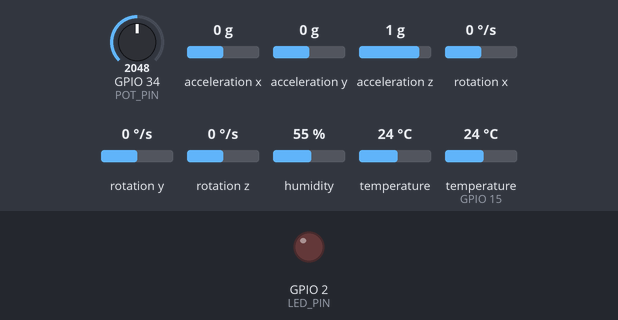
This sketch was run on a simulated ESP32. Shown: output pins drawn as LEDs (lit = HIGH). Dashed ring = blinking. The inputs (shaded band) are chosen by the test bench; at power-on: temperature (sensor on GPIO 15) 24 °C, GPIO 34 (POT_PIN) = 2048, acceleration x 0 g, acceleration y 0 g, acceleration z 1 g, rotation x 0 °/s, rotation y 0 °/s, rotation z 0 °/s, humidity 55 %, temperature 24 °C. WiFi joins after 1.5 s; servers stay silent unless stated; random numbers use the default seed unless the sketch sets one; no MQTT or app messages arrive unless stated; what the sketch prints to the serial monitor is not drawn.

Above: at 2.7 s.
2.8 s: temperature (sensor on GPIO 15) set to 29.3 °C
7.2 s: temperature (sensor on GPIO 15) set to 30.5 °C
At 10.4 s:
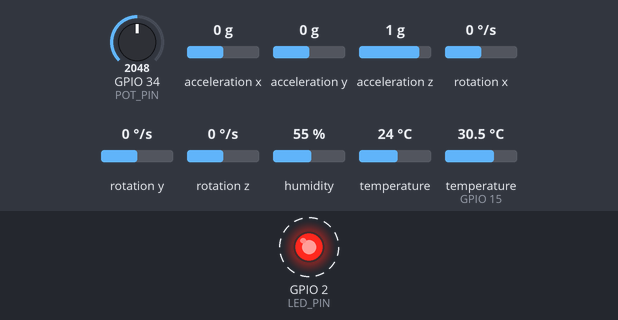
Timing chart, 0 to 21.1 s (numbered marks = the images above; inputs shaded):
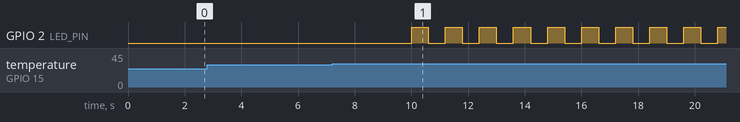

The sketch:

sketch.ino
```cpp
#include <Adafruit_MPU6050.h>
#include <Adafruit_Sensor.h>
#include <DHT.h>
#include <Wire.h>
#include <WiFi.h>
#include <PubSubClient.h>

// --- Pinnimääritykset ---
#define DHTPIN 15
#define DHTTYPE DHT22
#define POT_PIN 34
#define LED_PIN 2

// --- Wi-Fi ja MQTT Asetukset ---
const char *ssid = "Wokwi-GUEST";
const char *password = "";
const char *mqtt_server = "broker.emqx.io"; // Vaihdettu vakaaseen palvelimeen
const int mqtt_port = 1883;
const char *mqtt_topic = "iot/projekti/sensorit";

// --- Ajastusvakiot ---
const unsigned long ANTURI_VALI = 2000;
unsigned long edellinenLuku = 0;
unsigned long edellinenVilkku = 0;
unsigned long vilkkuVali = 0;
bool ledTila = false;

// --- Hälytysrajat ---
const float RAJA_LAMPOTILA_YLA = 30.0;
const float RAJA_LAMPOTILA_ALA = 0.0;
const float RAJA_TARINA = 15.0;

// --- Olioiden alustukset ---
DHT dht(DHTPIN, DHTTYPE);
Adafruit_MPU6050 mpu;
WiFiClient espClient;
PubSubClient client(espClient);

enum HalytysTaso
{
    NORMAL,
    VAROITUS_LAMPOTILA,
    KRIITTINEN_TARINA
};
HalytysTaso nykyinenTila = NORMAL;

void AlustaWiFi()
{
    Serial.print("\nYhdistetään Wi-Fi: ");
    Serial.println(ssid);
    WiFi.begin(ssid, password);
    while (WiFi.status() != WL_CONNECTED)
    {
        delay(500);
        Serial.print(".");
    }
    Serial.println("\nWi-Fi yhdistetty! IP: " + WiFi.localIP().toString());
}

void reconnect()
{
    while (!client.connected())
    {
        Serial.print("Yritetään MQTT-yhteyttä...");
        String clientId = "ESP32Client-" + String(random(0, 9999));
        if (client.connect(clientId.c_str()))
        {
            Serial.println("Yhdistetty MQTT-välittäjään!");
        }
        else
        {
            Serial.print("Epäonnistui, virhekoodi: ");
            Serial.print(client.state());
            Serial.println(" Yritetään uudelleen 5s kuluttua.");
            delay(5000);
        }
    }
}

void setup()
{
    Serial.begin(115200);
    pinMode(LED_PIN, OUTPUT);
    pinMode(POT_PIN, INPUT);
    dht.begin();

    if (!mpu.begin())
    {
        while (1)
        {
            digitalWrite(LED_PIN, !digitalRead(LED_PIN));
            delay(100);
        }
    }

    mpu.setAccelerometerRange(MPU6050_RANGE_8_G);
    mpu.setFilterBandwidth(MPU6050_BAND_21_HZ);

    AlustaWiFi();
    client.setServer(mqtt_server, mqtt_port);
}

void loop()
{
    if (!client.connected())
    {
        reconnect();
    }
    client.loop();

    unsigned long nykyhetki = millis();

    if (nykyhetki - edellinenLuku >= ANTURI_VALI)
    {
        edellinenLuku = nykyhetki;
        LueAnturitJaTarkistaRajat();
        LahetaMqttData();
    }

    KasitteleLedHalytys(nykyhetki);
}

void LueAnturitJaTarkistaRajat()
{
    float lampotila = dht.readTemperature();
    float kosteus = dht.readHumidity();
    int potArvo = analogRead(POT_PIN);
    float avausProsentti = (potArvo / 4095.0) * 100.0;

    sensors_event_t a, g, temp;
    mpu.getEvent(&a, &g, &temp);

    if (abs(a.acceleration.x) > RAJA_TARINA || abs(a.acceleration.y) > RAJA_TARINA)
    {
        nykyinenTila = KRIITTINEN_TARINA;
        vilkkuVali = 150;
    }
    else if (!isnan(lampotila) && (lampotila > RAJA_LAMPOTILA_YLA || lampotila < RAJA_LAMPOTILA_ALA))
    {
        nykyinenTila = VAROITUS_LAMPOTILA;
        vilkkuVali = 600;
    }
    else
    {
        nykyinenTila = NORMAL;
        vilkkuVali = 0;
    }
}

void KasitteleLedHalytys(unsigned long nykyhetki)
{
    if (nykyinenTila == NORMAL)
    {
        digitalWrite(LED_PIN, LOW);
        return;
    }
    if (nykyhetki - edellinenVilkku >= vilkkuVali)
    {
        edellinenVilkku = nykyhetki;
        ledTila = !ledTila;
        digitalWrite(LED_PIN, ledTila);
    }
}

void LahetaMqttData()
{
    float lampotila = dht.readTemperature();
    float kosteus = dht.readHumidity();
    float avausProsentti = (analogRead(POT_PIN) / 4095.0) * 100.0;
    sensors_event_t a, g, temp;
    mpu.getEvent(&a, &g, &temp);

    String jsonPayload = "{";
    jsonPayload += "\"temperature\":" + String(isnan(lampotila) ? 24.0 : lampotila, 1) + ",";
    jsonPayload += "\"humidity\":" + String(isnan(kosteus) ? 40.0 : kosteus, 1) + ",";
    jsonPayload += "\"valve_position\":" + String(avausProsentti, 1) + ",";
    jsonPayload += "\"vibration_x\":" + String(a.acceleration.x, 2) + ",";
    jsonPayload += "\"vibration_y\":" + String(a.acceleration.y, 2) + ",";
    jsonPayload += "\"status\":" + String(nykyinenTila);
    jsonPayload += "}";

    Serial.print("MQTT Lähetys -> ");
    Serial.println(jsonPayload);
    client.publish(mqtt_topic, jsonPayload.c_str());
}
```

Measured:
- the behaviour switches between 30 and 30.1 °C on temperature (sensor on GPIO 15) (found by bisection; images 0 and 1)
- after the input at 2.8 s, every drawn part: stays the same
- after the input at 7.2 s, GPIO 2 (LED_PIN): alternates HIGH for 0.60 s and LOW for 0.60 s, starting after 2.8 s
